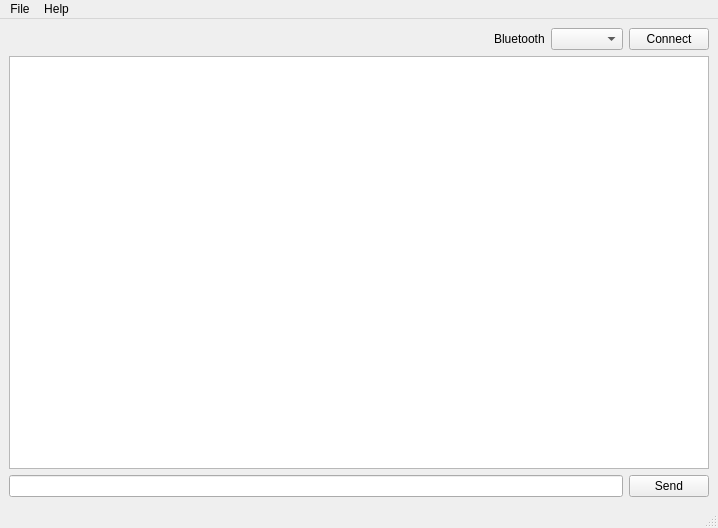
<?xml version="1.0" encoding="UTF-8"?>
<ui version="4.0">
 <class>MainWindow</class>
 <widget class="QMainWindow" name="MainWindow">
  <property name="geometry">
   <rect>
    <x>0</x>
    <y>0</y>
    <width>718</width>
    <height>528</height>
   </rect>
  </property>
  <property name="windowTitle">
   <string>SkippyMonitor</string>
  </property>
  <widget class="QWidget" name="centralwidget">
   <layout class="QVBoxLayout" name="verticalLayout">
    <item>
     <layout class="QHBoxLayout" name="horizontalLayout">
      <item>
       <spacer name="horizontalSpacer">
        <property name="orientation">
         <enum>Qt::Horizontal</enum>
        </property>
        <property name="sizeHint" stdset="0">
         <size>
          <width>40</width>
          <height>20</height>
         </size>
        </property>
       </spacer>
      </item>
      <item>
       <widget class="QLabel" name="label">
        <property name="text">
         <string>Bluetooth</string>
        </property>
       </widget>
      </item>
      <item>
       <widget class="QComboBox" name="comboBox">
        <property name="editable">
         <bool>false</bool>
        </property>
        <property name="currentText">
         <string/>
        </property>
       </widget>
      </item>
      <item>
       <widget class="QPushButton" name="pushButton">
        <property name="text">
         <string>Connect</string>
        </property>
       </widget>
      </item>
     </layout>
    </item>
    <item>
     <widget class="QPlainTextEdit" name="plainTextEdit">
      <property name="documentTitle">
       <string/>
      </property>
      <property name="undoRedoEnabled">
       <bool>false</bool>
      </property>
     </widget>
    </item>
    <item>
     <layout class="QHBoxLayout" name="horizontalLayout_2">
      <item>
       <widget class="QLineEdit" name="lineEdit"/>
      </item>
      <item>
       <widget class="QPushButton" name="pushButton_2">
        <property name="text">
         <string>Send</string>
        </property>
       </widget>
      </item>
     </layout>
    </item>
   </layout>
  </widget>
  <widget class="QMenuBar" name="menubar">
   <property name="geometry">
    <rect>
     <x>0</x>
     <y>0</y>
     <width>718</width>
     <height>22</height>
    </rect>
   </property>
   <widget class="QMenu" name="menuFile">
    <property name="title">
     <string>File</string>
    </property>
    <addaction name="actionOpen"/>
    <addaction name="actionPreferences"/>
    <addaction name="actionQuit"/>
   </widget>
   <widget class="QMenu" name="menuHelp">
    <property name="tearOffEnabled">
     <bool>true</bool>
    </property>
    <property name="title">
     <string>Help</string>
    </property>
    <addaction name="actionAbout"/>
   </widget>
   <addaction name="menuFile"/>
   <addaction name="menuHelp"/>
  </widget>
  <widget class="QStatusBar" name="statusBar"/>
  <action name="actionOpen">
   <property name="text">
    <string>Open</string>
   </property>
  </action>
  <action name="actionAbout">
   <property name="text">
    <string>About</string>
   </property>
  </action>
  <action name="actionPreferences">
   <property name="text">
    <string>Preferences</string>
   </property>
  </action>
  <action name="actionQuit">
   <property name="text">
    <string>Quit</string>
   </property>
   <property name="shortcut">
    <string>Meta+Q</string>
   </property>
   <property name="shortcutContext">
    <enum>Qt::ApplicationShortcut</enum>
   </property>
  </action>
 </widget>
 <resources/>
 <connections/>
</ui>
